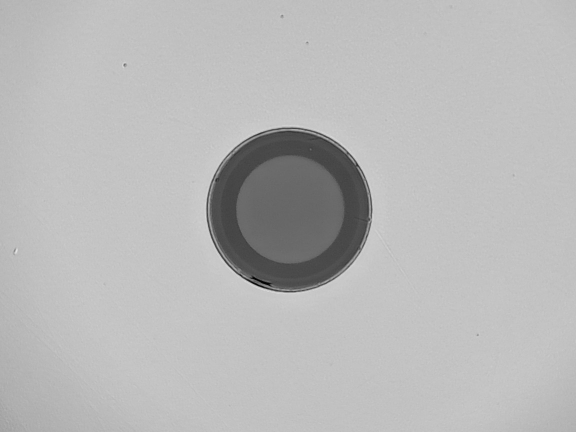
#> input picture App/images/ima12.jpg, 1152 x 864 px (shown at 1/2 size)
$ python daniel.py ../../App/images/ima12.jpg   (older library calls are emulated)
#> lines starting #> are read from the running program, lines starting #| are printed output that depends on the picture; after the words box and inside, x2 and y2 are one past the last pixel; in counts of white or black regions, pixels touching at a corner belong together
#> in run_analysis_on_image, image is the input picture: shape (864, 1152); min 0, max 233, mean 184.3
#!/usr/bin/env python3
"""
ENHANCED FIBER OPTIC DEFECT DETECTION SYSTEM
=============================================
Advanced Multi-Method Defect Analysis Engine (Version 5.2)

This system provides comprehensive defect detection for fiber optic end faces
using state-of-the-art computer vision and machine learning techniques.

Features:
- Robust automated mask generation with multiple fallback methods
- Multi-algorithmic defect detection (DO2MR, LEI, Zana-Klein, LoG, and more)
- Advanced anomaly detection using statistical and ML methods
- Comprehensive error handling and recovery
- Enhanced visualization and reporting
- Command-line interface for analyzing user-provided images.

Author: Advanced Fiber Optics Analysis Team
Version: 5.2 - Production Ready
"""

import cv2
import numpy as np
from scipy import ndimage, stats, signal
from scipy.signal import find_peaks
from skimage import morphology, feature, filters, measure, transform, segmentation, restoration
from skimage.feature import graycomatrix, graycoprops, local_binary_pattern
from sklearn.cluster import DBSCAN, KMeans
from sklearn.ensemble import IsolationForest
from typing import Dict, List, Tuple, Optional, Any, Union
import warnings
import logging
from dataclasses import dataclass, field, asdict
from enum import Enum, auto
import time
import matplotlib.pyplot as plt
from matplotlib.gridspec import GridSpec
from matplotlib.patches import Rectangle, Circle, Ellipse
import json
import os
from datetime import datetime
import traceback
import argparse # Added for command-line arguments

# --- Configuration & Setup ---

warnings.filterwarnings('ignore')
logging.basicConfig(level=logging.INFO, format='%(asctime)s - %(levelname)s - %(message)s')


# FIX: Custom JSON encoder to handle NumPy types
class NumpyEncoder(json.JSONEncoder):
    """Special json encoder for numpy types"""
    def default(self, obj):
        if isinstance(obj, np.integer):
            return int(obj)
        elif isinstance(obj, np.floating):
            return float(obj)
        elif isinstance(obj, np.ndarray):
            return obj.tolist()
        return json.JSONEncoder.default(self, obj)

@dataclass
class DefectDetectionConfig:
    """Enhanced configuration for all detection methods."""
    # Mask Generation
    cladding_core_ratio: float = 125.0 / 9.0
    ferrule_buffer_ratio: float = 1.2
    mask_fallback_mode: bool = True
    adaptive_threshold_block_size: int = 51
    adaptive_threshold_c: int = 10

    # Preprocessing
    use_illumination_correction: bool = True
    gaussian_blur_sigma: float = 1.0
    use_adaptive_histogram_eq: bool = True
    denoise_strength: float = 5.0

    # Region-Based Defect Detection (DO2MR)
    do2mr_kernel_size: int = 5
    do2mr_threshold_gamma: float = 4.0 # FIX: Increased from 3.5

    # Scratch Detection (LEI)
    lei_kernel_length: int = 21
    lei_angle_step: int = 15
    lei_threshold_gamma: float = 3.5 # FIX: Increased from 3.0

    # Scratch Detection (Zana-Klein)
    zana_opening_length: int = 15
    zana_laplacian_threshold: float = 1.5 # FIX: Increased from 1.2

    # Laplacian of Gaussian (LoG) for Blobs/Digs
    log_min_sigma: int = 2
    log_max_sigma: int = 10
    log_num_sigma: int = 5
    log_threshold: float = 0.05

    # Anomaly Detection
    use_isolation_forest: bool = True
    isolation_contamination: float = 0.1
    use_statistical_outliers: bool = True
    outlier_zscore_threshold: float = 3.5 # FIX: Increased from 3.0

    # Texture Analysis
    use_texture_analysis: bool = True
    lbp_radius: int = 3
    lbp_n_points: int = 24

    # Validation
    min_defect_area_px: int = 15  # FIX: Increased from 10 to further reduce noise
    max_defect_area_ratio: float = 0.1
    max_defect_eccentricity: float = 0.98

    # Output
    visualization_dpi: int = 200
    save_intermediate_results: bool = True
    generate_report: bool = True
    report_format: str = "json"

class DefectType(Enum):
    """Extended enumeration of defect types."""
    SCRATCH = auto()
    PIT = auto()
    DIG = auto()
    CONTAMINATION = auto()
    CHIP = auto()
    CRACK = auto()
    BUBBLE = auto()
    INCLUSION = auto()
    DELAMINATION = auto()
    BURN = auto()
    ANOMALY = auto()
    UNKNOWN = auto()

class DefectSeverity(Enum):
    """Defect severity classification."""
    CRITICAL = auto()
    HIGH = auto()
    MEDIUM = auto()
    LOW = auto()
    NEGLIGIBLE = auto()

@dataclass
class Defect:
    """Enhanced defect representation with severity and features."""
    id: int
    type: DefectType
    severity: DefectSeverity
    confidence: float
    location: Tuple[int, int]
    bbox: Tuple[int, int, int, int]
    area_px: int
    perimeter: float
    eccentricity: float
    solidity: float
    mean_intensity: float
    std_intensity: float
    contrast: float
    detection_method: str
    mask: np.ndarray
    features: Dict[str, float] = field(default_factory=dict)

    def to_dict(self) -> Dict:
        """Convert defect to dictionary for serialization."""
        d = asdict(self)
        d['type'] = self.type.name
        d['severity'] = self.severity.name
        d['mask'] = None  # Don't serialize mask
        return d

@dataclass
class AnalysisReport:
    """Comprehensive analysis report."""
    timestamp: str
    image_info: Dict[str, Any]
    fiber_metrics: Dict[str, Any]
    defects: List[Defect]
    quality_score: float
    pass_fail: bool
    analysis_time: float
    warnings: List[str]
    recommendations: List[str]

# --- Main Enhanced Detector Class ---

class EnhancedDefectDetector:
    """Enhanced fiber optic defect detection system with improved robustness."""

    def __init__(self, config: Optional[DefectDetectionConfig] = None):
        self.config = config or DefectDetectionConfig()
        self.logger = logging.getLogger(__name__)
        self.warnings = []
        self.intermediate_results = {}

    def analyze_fiber_image(self, image: np.ndarray, image_path: Optional[str] = None) -> Dict[str, Any]:
        """
        Performs comprehensive analysis with enhanced error handling and features.
        """
#> called with image_path = '../../App/images/ima12.jpg'
        start_time = time.time()
        self.logger.info("Starting enhanced fiber image analysis.")
        self.warnings.clear()
        self.intermediate_results.clear()

        try:
            # Convert to grayscale if needed
            if len(image.shape) == 3:
                gray_image = cv2.cvtColor(image, cv2.COLOR_BGR2GRAY)
            else:
                gray_image = image.copy()

            # Store image info
            image_info = {
                "shape": image.shape,
                "dtype": str(image.dtype),
                "path": image_path,
                "mean_intensity": np.mean(gray_image),
                "std_intensity": np.std(gray_image)
            }
#> image_info = {'shape': (864, 1152), 'dtype': 'uint8', 'path': '../../App/images/ima12.jpg', 'mean_intensity': 184.3, 'std_intensity': 29.45}

            # 1. Enhanced Fiber Region Mask Generation
            self.logger.info("Step 1: Enhanced fiber region mask generation...")
            masks, localization = self._generate_fiber_masks_enhanced(gray_image)

            if not masks:
                self.logger.info("Primary mask generation failed. Attempting fallback methods...")
                masks, localization = self._fallback_mask_generation(gray_image)

            if not masks:
                error_msg = "Could not localize fiber structure with any method."
                self.logger.error(error_msg)
                return self._create_error_result(error_msg, image, start_time)

            # 2. Advanced Preprocessing
            self.logger.info("Step 2: Advanced preprocessing...")
            preprocessed_image = self._preprocess_image_advanced(gray_image)

            # 3. Multi-Algorithmic Defect Detection
            self.logger.info("Step 3: Running enhanced defect detection...")
            all_defects = self._run_defect_detection(preprocessed_image, masks)

            # 4. Anomaly Detection
            if self.config.use_isolation_forest or self.config.use_statistical_outliers:
                self.logger.info("Step 4: Running anomaly detection...")
                anomalies = self._detect_anomalies(preprocessed_image, masks)
                all_defects.extend(anomalies)

            # 5. Defect Analysis and Severity Assessment
            self.logger.info("Step 5: Analyzing defects and assessing severity...")
            analyzed_defects = self._analyze_and_classify_defects(all_defects, gray_image)

            # 6. Quality Assessment
            self.logger.info("Step 6: Performing quality assessment...")
            quality_metrics = self._assess_quality(analyzed_defects, masks, localization)

            # 7. Generate Report
            analysis_time = time.time() - start_time
            report = self._generate_report(
                image_info, localization, analyzed_defects,
                quality_metrics, analysis_time
            )

            self.logger.info(f"Analysis complete in {analysis_time:.2f} seconds. "
                           f"Found {len(analyzed_defects)} defects.")

            return {
                "success": True,
                "defects": analyzed_defects,
                "masks": masks,
                "localization": localization,
                "quality_metrics": quality_metrics,
                "report": report,
                "analysis_time": analysis_time,
                "intermediate_results": self.intermediate_results if self.config.save_intermediate_results else {},
                "original_image": image,
                "preprocessed_image": preprocessed_image,
                "warnings": self.warnings
            }

        except Exception as e:
            self.logger.error(f"Analysis failed with error: {str(e)}")
            self.logger.error(traceback.format_exc())
            return self._create_error_result(str(e), image, time.time() - start_time)

    def _generate_fiber_masks_enhanced(self, image: np.ndarray) -> Tuple[Optional[Dict[str, np.ndarray]], Optional[Dict[str, Any]]]:
        """Enhanced mask generation with multiple methods and better error handling."""
        try:
            # Method 1: Adaptive thresholding for better contrast handling
            block_size = self.config.adaptive_threshold_block_size
            if block_size % 2 == 0:
                block_size += 1

            adaptive_thresh = cv2.adaptiveThreshold(
                image, 255, cv2.ADAPTIVE_THRESH_GAUSSIAN_C,
                cv2.THRESH_BINARY_INV,
                block_size,
                self.config.adaptive_threshold_c
            )
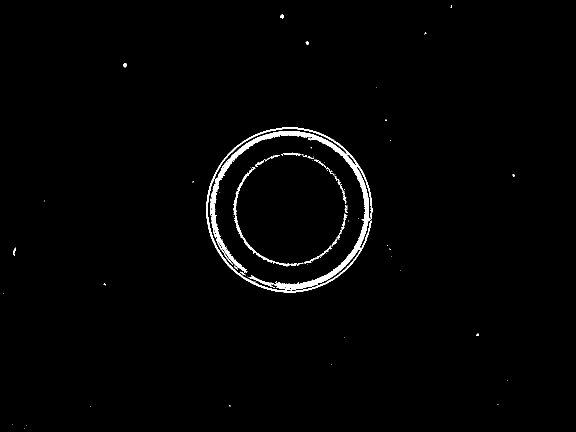
#> adaptive_thresh: shape (864, 1152) (shown at 1/2 size); 1.4% white; 90 white regions (65 under 20 px), largest, box (x1, y1, x2, y2) and area: (413, 255, 745, 585) 11191, (467, 334, 594, 533) 1039, (497, 551, 550, 575) 243

            # Clean up with morphology
            kernel = cv2.getStructuringElement(cv2.MORPH_ELLIPSE, (7, 7))
            cleaned = cv2.morphologyEx(adaptive_thresh, cv2.MORPH_CLOSE, kernel, iterations=2)
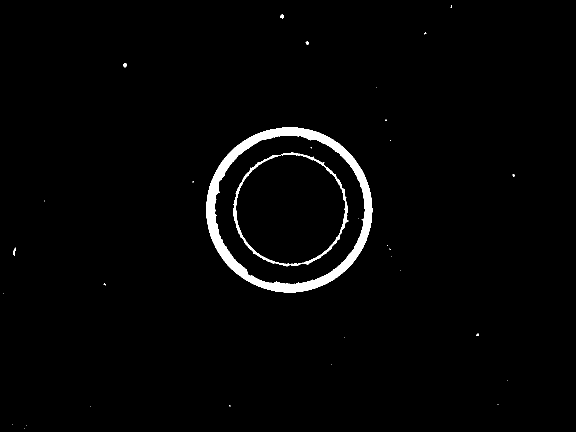
#> cleaned: shape (864, 1152) (shown at 1/2 size); 2% white; 32 white regions (26 under 20 px), largest, box (x1, y1, x2, y2) and area: (413, 255, 745, 585) 16344, (467, 304, 697, 533) 2927, (26, 495, 32, 511) 53, (247, 127, 254, 135) 45, (561, 29, 568, 37) 42, (611, 83, 618, 90) 30
            cleaned = cv2.morphologyEx(cleaned, cv2.MORPH_OPEN, kernel, iterations=1)
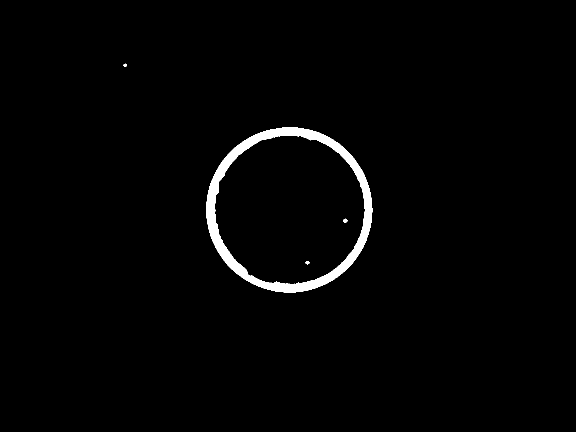
#> cleaned: shape (864, 1152) (shown at 1/2 size); 1.7% white; 4 white regions

            # Find contours
            contours, _ = cv2.findContours(cleaned, cv2.RETR_EXTERNAL, cv2.CHAIN_APPROX_SIMPLE)
#> contours = 2 contours; box (x1, y1, x2, y2) and area: (413, 255, 745, 585) 85504, (247, 127, 254, 134) 24

            if not contours:
                return None, None

            # Find the most circular contour (likely the fiber)
            best_contour = None
            best_circularity = 0

            for contour in contours:
                area = cv2.contourArea(contour)
                if area < image.shape[0] * image.shape[1] * 0.01:
                    continue

                perimeter = cv2.arcLength(contour, True)
                if perimeter > 0:
                    circularity = 4 * np.pi * area / (perimeter * perimeter)
                    if circularity > best_circularity:
                        best_circularity = circularity
                        best_contour = contour
#> this loop made 2 passes
#> (area, perimeter, circularity, best_circularity) on pass 1: (85504, 1093.9, 0.898, 0.898)
#> after the loop, best_circularity = 0.898; best_contour = contour of 470 points, box (x1, y1, x2, y2) (413, 255, 745, 585), area 85504

            if best_contour is None or best_circularity < 0.3:
                self.warnings.append("No circular fiber structure found using adaptive threshold")
                return None, None

            # Get enclosing circle
            (cx, cy), cr = cv2.minEnclosingCircle(best_contour)
#> cx = 578.1; cy = 419; cr = 166
            cx, cy, cr = int(cx), int(cy), int(cr)
#> cx = 578; cr = 165

            # Validate the found circle
            if cr < image.shape[0] * 0.1 or cr > image.shape[0] * 0.45:
                self.warnings.append(f"Found circle radius {cr} is outside expected range")
                return None, None

            # Calculate core radius
            core_r = max(1, int(cr / self.config.cladding_core_ratio))
#> core_r = 11

            # Create masks
            masks = self._create_fiber_masks(image.shape, cx, cy, core_r, cr)
            localization = {
                "center": (cx, cy),
                "cladding_radius_px": cr,
                "core_radius_px": core_r,
                "circularity": best_circularity,
                "method": "adaptive_threshold"
            }

            self.logger.info(f"Successfully localized fiber at ({cx},{cy}) with radius {cr}px")
            return masks, localization

        except Exception as e:
            self.logger.error(f"Enhanced mask generation failed: {str(e)}")
            return None, None

    # [114 lines left out: function _fallback_mask_generation, not called in this run]

    def _create_fiber_masks(self, shape: Tuple[int, int], cx: int, cy: int,
                           core_r: int, cladding_r: int) -> Dict[str, np.ndarray]:
        """Create fiber region masks."""
#> called with shape = (864, 1152), cx = 578, cy = 419, core_r = 11, cladding_r = 165
        h, w = shape[:2]

        core_mask = np.zeros((h, w), dtype=np.uint8)
        cv2.circle(core_mask, (cx, cy), core_r, 255, -1)
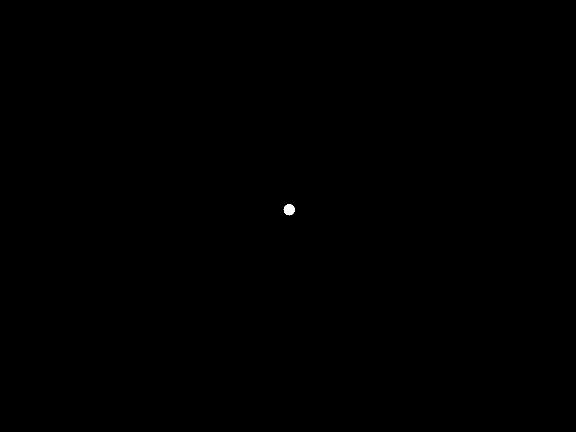
#> core_mask: shape (864, 1152) (shown at 1/2 size); 0.04% white; 1 white region, box (x1, y1, x2, y2) and area: (567, 408, 590, 431) 377

        cladding_mask_full = np.zeros((h, w), dtype=np.uint8)
        cv2.circle(cladding_mask_full, (cx, cy), cladding_r, 255, -1)
#> cladding_mask_full: shape (864, 1152); 8.6% white; 1 white region, box (x1, y1, x2, y2) and area: (413, 254, 744, 585) 85501
        cladding_mask = cv2.subtract(cladding_mask_full, core_mask)
#> cladding_mask: shape (864, 1152); 8.6% white; 1 white region, box (x1, y1, x2, y2) and area: (413, 254, 744, 585) 85124
#> (the rest of the program and of its run is left out)
